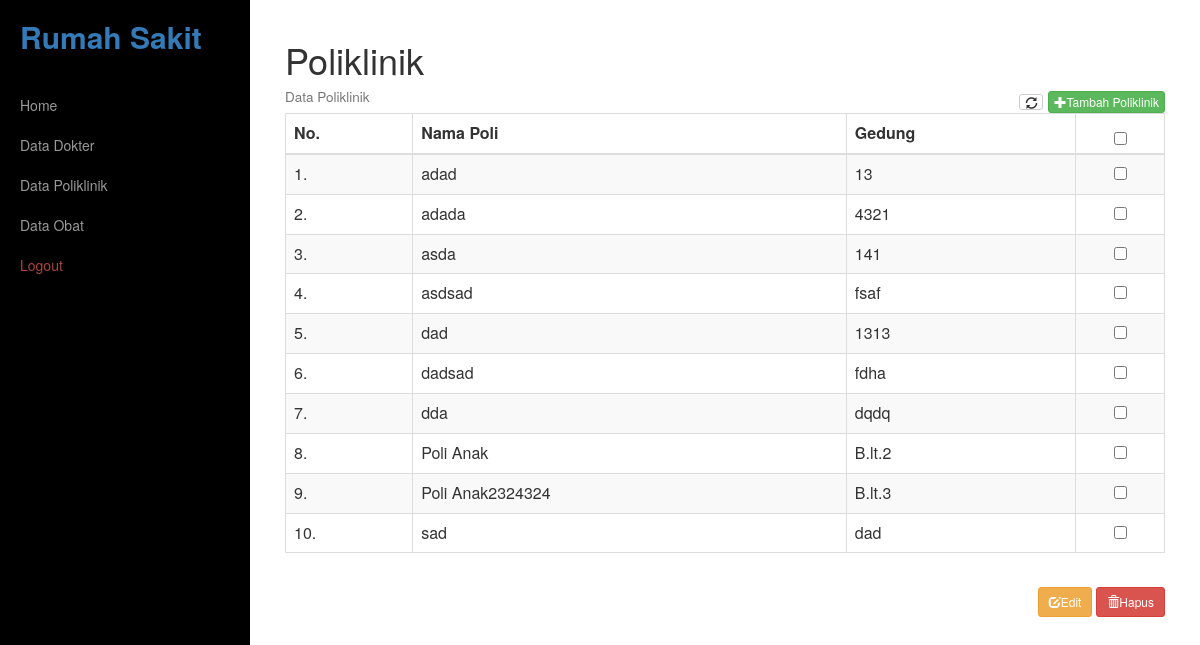
/poliklinik/data.php (signed in), run on the app's committed database.
### tables this page shows
CREATE TABLE `tb_poliklinik` (
  `id_poli` varchar(50) NOT NULL,
  `nama_poli` varchar(50) NOT NULL,
  `gedung` varchar(50) NOT NULL
);

### poliklinik/data.php (the view, shortened to what this page needs)
<?php include_once('../_header.php');?>
    <div class="box">
        <h1>Poliklinik</h1>
        <h4>
            <small>Data Poliklinik</small>
            <div class="pull-right">
                <a href="" class="btn btn-default btn-xs"><i class="glyphicon glyphicon-refresh"></i></a>
                <a href="generate.php" class="btn btn-success btn-xs"><i class="glyphicon glyphicon-plus"></i>Tambah Poliklinik</a>
            </div>
        </h4>
        <form method="post" name="proses">
        <div class="table-responsive">
            <table class="table table-striped table-bordered table-hover">
                <thead>
                    <tr>
                        <th>No.</th>
                        <th>Nama Poli</th>
                        <th>Gedung</th>
                        <th>
                            <center>
                                <input type="checkbox"  id="select_all" value="">
                            </center>
                        </th>
                    </tr>
                </thead>
                <tbody>
                    <?php
                    $no = 1;
                    $sql_poli=mysqli_query($con,"SELECT * FROM tb_poliklinik ORDER BY nama_poli ASC") or die (mysqli_error($con));
                    if(mysqli_num_rows($sql_poli) > 0){
                        while($data = mysqli_fetch_array($sql_poli)){ ?>
                            <tr>
                                <td><?=$no++?>.</td>
                                <td><?=$data['nama_poli']?></td>
                                <td><?=$data['gedung']?></td>
                                <td align="center">
                                    <input type="checkbox" name="checked[]"  class="check" value="<?=$data['id_poli']?>">
                                </td>
                            </tr>
                        <?php
                        }
                    }else {
                        echo "<tr><td colspan=\"4\" align=\"center\"> Data tidak di temukan. </td></tr>";
                    }
                    ?>
                </tbody>
            </table>
        </div>
        </form>
        <div class="box pull-right" >
            <button class="btn btn-warning btn-sm" onclick="edit()"><i class="glyphicon glyphicon-edit"></i>Edit</button>
            <button class="btn btn-danger btn-sm" onclick="hapus()"><i class="glyphicon glyphicon-trash"></i>Hapus</button>
        </div>
    </div>
<?php include_once('../_footer.php');?>

### data on the page
tb_poliklinik: nama_poli "adad", gedung "13"
tb_poliklinik: nama_poli "adada", gedung "4321"
tb_poliklinik: nama_poli "asda", gedung "141"
tb_poliklinik: nama_poli "asdsad", gedung "fsaf"
tb_poliklinik: nama_poli "dad", gedung "1313"
tb_poliklinik: nama_poli "dadsad", gedung "fdha"
tb_poliklinik: nama_poli "dda", gedung "dqdq"
tb_poliklinik: nama_poli "Poli Anak", gedung "B.lt.2"
tb_poliklinik: nama_poli "Poli Anak2324324", gedung "B.lt.3"
tb_poliklinik: nama_poli "sad", gedung "dad"
